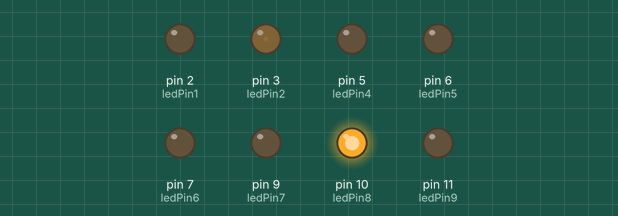
The sketch below on a simulated Arduino Uno, built with avr-gcc and run on an emulated ATmega328P. Shown: output pins drawn as LEDs (lit = HIGH).

Above: at 0.05 s.
At 2.55 s:
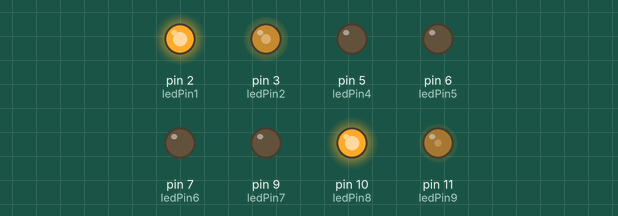
At 5.05 s:
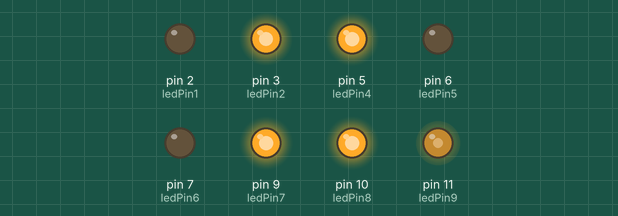
At 10.15 s:
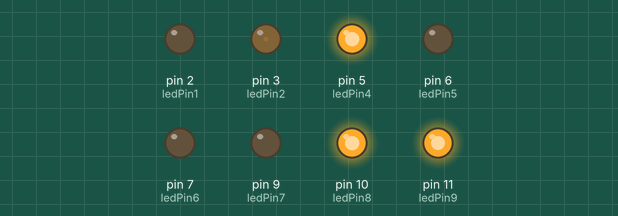
At 15.25 s:
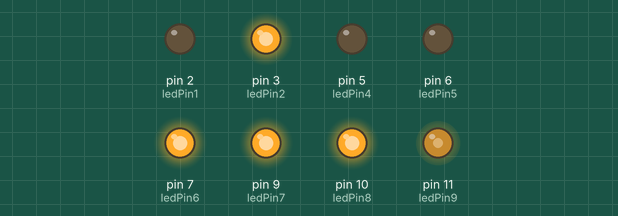
At 20.35 s:
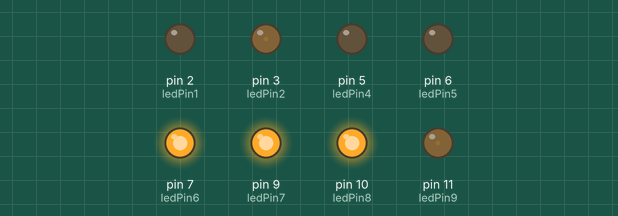
Timing chart, 0 to 26.5 s (numbered marks = the images above):
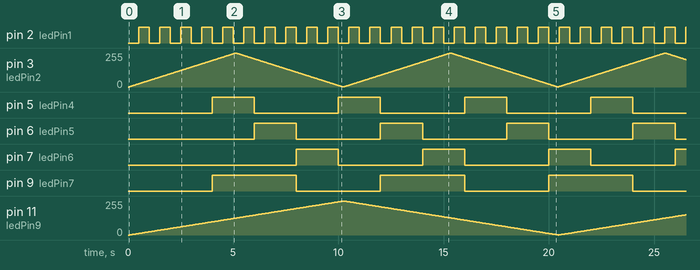

Measured:
- by itself, pin 2 (ledPin1): alternates HIGH for 0.50 s and LOW for 0.50 s
- by itself, pin 5 (ledPin4), pin 6 (ledPin5), pin 7 (ledPin6): alternates HIGH for 2.0 s and LOW for 4.0 s
- by itself, pin 9 (ledPin7): alternates HIGH for 4.0 s and LOW for 4.0 s

The sketch:

SLIDE_5.ino
```cpp
const int ledPin1 = 2; // LED on digital pin 2 - Blinks at 1 Hz
const int ledPin2 = 3; // LED on digital pin 3 - Fades in and out over 5 seconds
const int ledPin4 = 5; // New LED on digital pin 5
const int ledPin5 = 6; // New LED on digital pin 6
const int ledPin6 = 7; // New LED on digital pin 7
const int ledPin7 = 9; // New LED on digital pin 9 - On for 4s, off for 4s
const int ledPin8 = 10; // New LED on digital pin 10 - Always on
const int ledPin9 = 11; // New LED on digital pin 11 - Gradual fade in/out over 10s

unsigned long previousMillis1 = 0;
unsigned long previousMillis2 = 0;
unsigned long previousMillis3 = 0;
unsigned long previousMillis7 = 0;
unsigned long previousMillis9 = 0;

const long interval1 = 500;  // Interval at which to blink LED 1 (milliseconds)
const long interval2 = 20;   // Interval at which to update the fade for LED 2 (milliseconds)
const long interval3 = 2000; // Interval at which to turn on each of the ordered LEDs (milliseconds)
const long interval7 = 4000; // 4 seconds interval for LED 7
const long interval9 = 40;   // 20ms interval for fading LED 9

int brightness2 = 0;
int fadeAmount2 = 1; // Fade amount for LED 2
int brightness9 = 0;
int fadeAmount9 = 1; // Fade amount for LED 9 over 10 seconds

int currentOrderedLED = 4;


void setup() {
  pinMode(ledPin1, OUTPUT);
  pinMode(ledPin2, OUTPUT);
  pinMode(ledPin4, OUTPUT);
  pinMode(ledPin5, OUTPUT);
  pinMode(ledPin6, OUTPUT);
  pinMode(ledPin7, OUTPUT);
  pinMode(ledPin8, OUTPUT); // LED 8 will be always on
  pinMode(ledPin9, OUTPUT);

  digitalWrite(ledPin8, HIGH); // Turn LED 8 on
}

void loop() {
  unsigned long currentMillis = millis();

  // Handle LED 1 (Blinking at 1Hz)
  if (currentMillis - previousMillis1 >= interval1) {
    previousMillis1 = currentMillis;
    digitalWrite(ledPin1, !digitalRead(ledPin1));
  }

  // Handle LED 2 (Fade in and out)
  if (currentMillis - previousMillis2 >= interval2) {
    previousMillis2 = currentMillis;
    analogWrite(ledPin2, brightness2);
    brightness2 += fadeAmount2;
    if (brightness2 <= 0 || brightness2 >= 255) {
      brightness2 = constrain(brightness2, 0, 255);
      fadeAmount2 = -fadeAmount2;
    }
  }

  // Handle LEDs 4, 5, and 6 (shine in order)
  if (currentMillis - previousMillis3 >= interval3) {
    digitalWrite(ledPin4, LOW);
    digitalWrite(ledPin5, LOW);
    digitalWrite(ledPin6, LOW);
    digitalWrite(currentOrderedLED, HIGH);
    currentOrderedLED++;
    if (currentOrderedLED > 7) {
      currentOrderedLED = 5;
    }
    previousMillis3 = currentMillis;
  }

  // Handle LED 7 (On for 4s, off for 4s)
  if (currentMillis - previousMillis7 >= interval7) {
    previousMillis7 = currentMillis;
    digitalWrite(ledPin7, !digitalRead(ledPin7));
  }

// Handle LED 9 (Gradual fade in/out over 10s)
if (currentMillis - previousMillis9 >= interval9) {
  previousMillis9 = currentMillis;
  analogWrite(ledPin9, brightness9);
  brightness9 += fadeAmount9;
  if (brightness9 <= 0 || brightness9 >= 255) {
    brightness9 = constrain(brightness9, 0, 255);
    fadeAmount9 = -fadeAmount9; // Reverse the direction of the fade
  }
}
}
```
